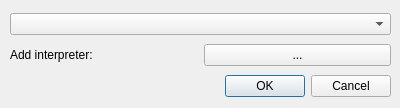
<?xml version="1.0" encoding="UTF-8"?>
<ui version="4.0">
 <class>InterpreterDialog</class>
 <widget class="QDialog" name="InterpreterDialog">
  <property name="geometry">
   <rect>
    <x>0</x>
    <y>0</y>
    <width>400</width>
    <height>108</height>
   </rect>
  </property>
  <property name="windowTitle">
   <string>Select environment</string>
  </property>
  <widget class="QWidget" name="verticalLayoutWidget">
   <property name="geometry">
    <rect>
     <x>10</x>
     <y>10</y>
     <width>381</width>
     <height>91</height>
    </rect>
   </property>
   <layout class="QVBoxLayout" name="verticalLayout_2">
    <item>
     <widget class="QComboBox" name="envComboBox"/>
    </item>
    <item>
     <layout class="QHBoxLayout" name="horizontalLayout_2">
      <item>
       <widget class="QLabel" name="label">
        <property name="text">
         <string>Add interpreter:</string>
        </property>
       </widget>
      </item>
      <item>
       <widget class="QPushButton" name="interpreterButton">
        <property name="text">
         <string>...</string>
        </property>
       </widget>
      </item>
     </layout>
    </item>
    <item>
     <widget class="QDialogButtonBox" name="buttonBox">
      <property name="orientation">
       <enum>Qt::Horizontal</enum>
      </property>
      <property name="standardButtons">
       <set>QDialogButtonBox::Cancel|QDialogButtonBox::Ok</set>
      </property>
     </widget>
    </item>
   </layout>
  </widget>
 </widget>
 <resources/>
 <connections>
  <connection>
   <sender>buttonBox</sender>
   <signal>rejected()</signal>
   <receiver>InterpreterDialog</receiver>
   <slot>reject()</slot>
   <hints>
    <hint type="sourcelabel">
     <x>316</x>
     <y>260</y>
    </hint>
    <hint type="destinationlabel">
     <x>286</x>
     <y>274</y>
    </hint>
   </hints>
  </connection>
  <connection>
   <sender>buttonBox</sender>
   <signal>accepted()</signal>
   <receiver>InterpreterDialog</receiver>
   <slot>accept()</slot>
   <hints>
    <hint type="sourcelabel">
     <x>248</x>
     <y>254</y>
    </hint>
    <hint type="destinationlabel">
     <x>157</x>
     <y>274</y>
    </hint>
   </hints>
  </connection>
 </connections>
</ui>
